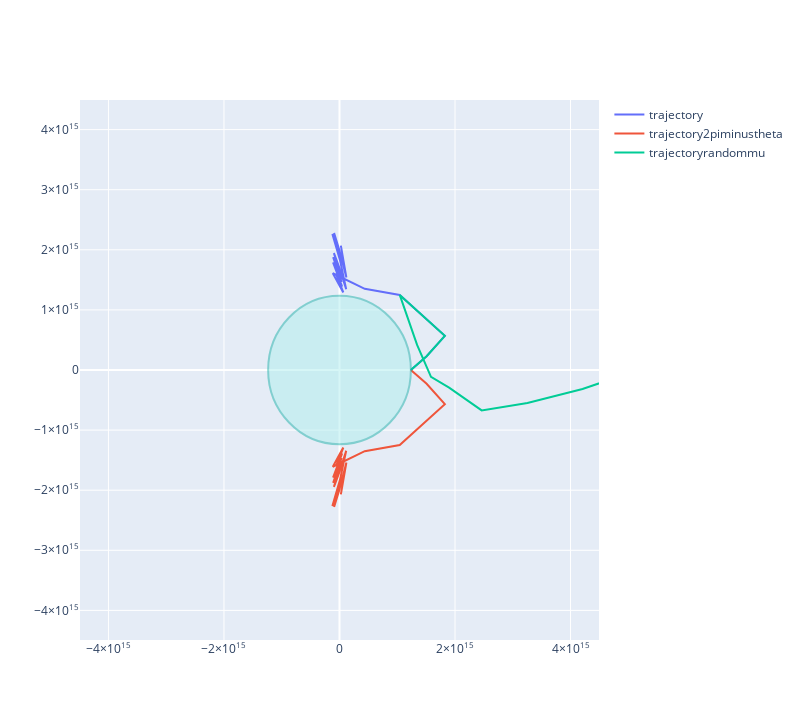

The notebook cell this image was saved under:
### Code cell
r=sim.runner.rpacket_tracker[0].r
mu=sim.runner.rpacket_tracker[0].mu
xs,ys=get_coordinates(r,mu)
xs2,ys2=get_coordinates_with_2piminustheta(r,mu)
xsr,ysr=get_coordinates_with_random_direction(r,mu)

fig = go.Figure()

# Set axes properties
fig.update_xaxes(range=[-2*r[-1],2*r[-1]])
fig.update_yaxes(range=[-2*r[-1],2*r[-1]])

# adding the photosphere
fig.add_shape(type="circle",
    xref="x", yref="y",
    x0=-1*r[0], y0=-1*r[0], x1=r[0], y1=r[0],
    line_color="LightSeaGreen",
    fillcolor="PaleTurquoise",
    opacity=0.5
)

# adding the shells
shell_shapes={}
for i in range(len(sim.model.radius)):
    if i==0:
        shell_shapes["shape_"+str(i)]=go.layout.Shape(type="circle",
            xref="x", yref="y",
            x0=-1*sim.model.radius[i], y0=-1*sim.model.radius[i], x1=sim.model.radius[i], y1=sim.model.radius[i],
            line_color="LightSeaGreen",
            fillcolor="PaleTurquoise",
            opacity=0.5
        )
    else:
        shell_shapes["shape_"+str(i)]=go.layout.Shape(type="circle",
            xref="x", yref="y",
            x0=-1*sim.model.radius[i], y0=-1*sim.model.radius[i], x1=sim.model.radius[i], y1=sim.model.radius[i],
            line_color="LightSeaGreen"
        )

# Add the packet trajectory
fig.add_trace(go.Scatter(
    x=xs,
    y=ys,
    mode="lines",
    name="trajectory"
))

# Add the packet trajectory for 2pi minus theta
fig.add_trace(go.Scatter(
    x=xs2,
    y=ys2,
    mode="lines",
    name="trajectory2piminustheta"
))

# Add the packet trajectory for random direction
fig.add_trace(go.Scatter(
    x=xsr,
    y=ysr,
    mode="lines",
    name="trajectoryrandommu"
))

# Set figure size
lst_shell_shapes=list(shell_shapes.values())
# print(shell_shapes)
# print(lst_shell_shapes)
fig.update_layout(shapes=shell_shapes)
fig.update_layout(width=800, height=720)

fig.show()
